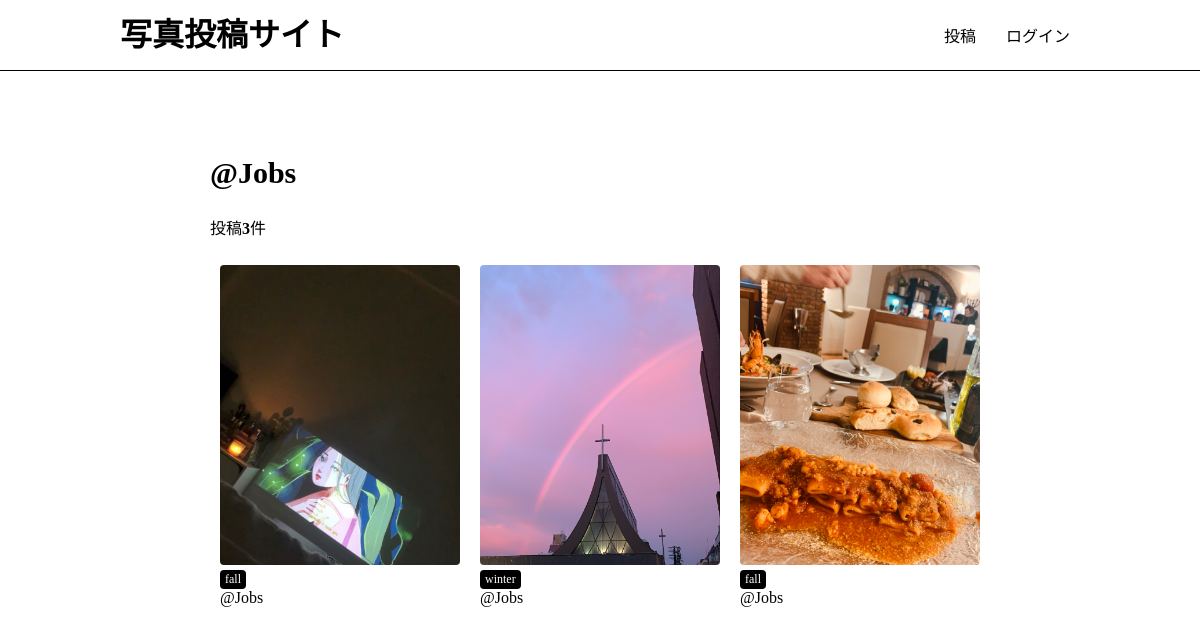
Screenshot of /users/2/ with the database file from the repository.
### app/models.py (models this page shows, shortened)
class Photo(models.Model):
    title = models.CharField(max_length=150)
    comment = models.TextField(blank=True)
    image = models.ImageField(upload_to='photos')
    category = models.ForeignKey(Category,on_delete=models.PROTECT)
    user = models.ForeignKey(User, on_delete=models.CASCADE)
    created_at = models.DateTimeField(auto_now=True)

class Category(models.Model):
    title = models.CharField(max_length=20)
    def __str__(self):
       return self.title

### app/views.py (the view)
# urls.py: path('users/<int:pk>/', views.users_detail, name='users_detail'),
def users_detail(request, pk):
    user = get_object_or_404(User, pk=pk)
    photos = user.photo_set.all().order_by('-created_at')
    return render(request, 'app/users_detail.html', {'user': user,
                      'photos': photos})

### app/templates/app/users_detail.html
{% extends 'app/base.html' %}
{% block content %}
<h2 class="user-name">@{{ user.username }}</h2>
{% if photos.count != 0 %}
	<p>投稿<strong>{{ photos.count }}</strong>件</p>
{% else %}
		{% if user == request.user %}
			<p>初めての投稿をしてみましょう!</p>
		{% else %}
			<p>@{{ user.username }}さんはまだ投稿していません。</p>
		{% endif %}
{% endif %}
{% include 'app/photos_list.html' %}
{% endblock %}

### app/templates/app/photos_list.html
<div class="photo-container">
    {% for photo in photos %}
    <div class="photo">
        <a href="{% url 'app:photos_detail' photo.id %}">
            <img src="{{ photo.image.url }}" class="photo-img">
        </a>
        <div class="photo-info">
            <a href="{% url 'app:photos_category' category=photo.category %}" class="category">{{ photo.category }}</a>
            <a href="{% url 'app:users_detail' photo.user.id %}">@{{ photo.user }}</a>
        </div>
    </div>
    {% endfor %}
</div>

### static/css/style.css (style rules this page uses)
html, body { margin: 0; }
div { box-sizing: border-box; }
a { text-decoration: none; color: #000; }
.photo { width: calc(100%/3); float: left; padding: 10px; margin-bottom: 15px; }
.photo a { display: block; }
.photo-info .category { display: inline-block; padding: 2px 5px; border-radius: 4px; font-size: 12px; color: #fff; background-color: #000; }
.user-name { font-size: 30px; }
.photo-img { width: 100%; max-width: 500px; height: 300px; object-fit: cover; border-radius: 4px; }

### rows the page displays
Photo: image (picture), category "fall", user "Jobs"
Photo: image (picture), category "winter", user "Jobs"
Photo: image (picture), category "fall", user "Jobs"

### other values shown
{{ user.username }} "Jobs"
{{ photos.count }} "3"
